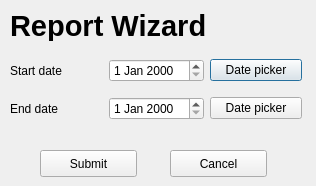
<?xml version="1.0" encoding="UTF-8"?>
<ui version="4.0">
 <class>ReportWizard</class>
 <widget class="QDialog" name="ReportWizard">
  <property name="geometry">
   <rect>
    <x>0</x>
    <y>0</y>
    <width>316</width>
    <height>186</height>
   </rect>
  </property>
  <property name="windowTitle">
   <string>Dialog</string>
  </property>
  <widget class="QLabel" name="label_generateAReport">
   <property name="geometry">
    <rect>
     <x>10</x>
     <y>10</y>
     <width>261</width>
     <height>31</height>
    </rect>
   </property>
   <property name="font">
    <font>
     <pointsize>22</pointsize>
     <weight>75</weight>
     <bold>true</bold>
    </font>
   </property>
   <property name="text">
    <string>Report Wizard</string>
   </property>
  </widget>
  <widget class="QWidget" name="gridLayoutWidget">
   <property name="geometry">
    <rect>
     <x>10</x>
     <y>50</y>
     <width>292</width>
     <height>80</height>
    </rect>
   </property>
   <layout class="QGridLayout" name="gridLayout">
    <item row="0" column="0">
     <widget class="QLabel" name="label_startDate">
      <property name="text">
       <string>Start date</string>
      </property>
     </widget>
    </item>
    <item row="1" column="0">
     <widget class="QLabel" name="label_endDate">
      <property name="text">
       <string>End date</string>
      </property>
     </widget>
    </item>
    <item row="0" column="1">
     <widget class="QDateEdit" name="dateEdit_startDate"/>
    </item>
    <item row="1" column="1">
     <widget class="QDateEdit" name="dateEdit_endDate"/>
    </item>
    <item row="0" column="2">
     <widget class="QPushButton" name="pushButton_datePickerStartDate">
      <property name="text">
       <string>Date picker</string>
      </property>
     </widget>
    </item>
    <item row="1" column="2">
     <widget class="QPushButton" name="pushButton_datePickerEndDate">
      <property name="text">
       <string>Date picker</string>
      </property>
     </widget>
    </item>
   </layout>
  </widget>
  <widget class="QPushButton" name="pushButton_submit">
   <property name="geometry">
    <rect>
     <x>40</x>
     <y>150</y>
     <width>97</width>
     <height>27</height>
    </rect>
   </property>
   <property name="text">
    <string>Submit</string>
   </property>
  </widget>
  <widget class="QPushButton" name="pushButton_cancel">
   <property name="geometry">
    <rect>
     <x>170</x>
     <y>150</y>
     <width>97</width>
     <height>27</height>
    </rect>
   </property>
   <property name="text">
    <string>Cancel</string>
   </property>
  </widget>
 </widget>
 <resources/>
 <connections/>
</ui>
